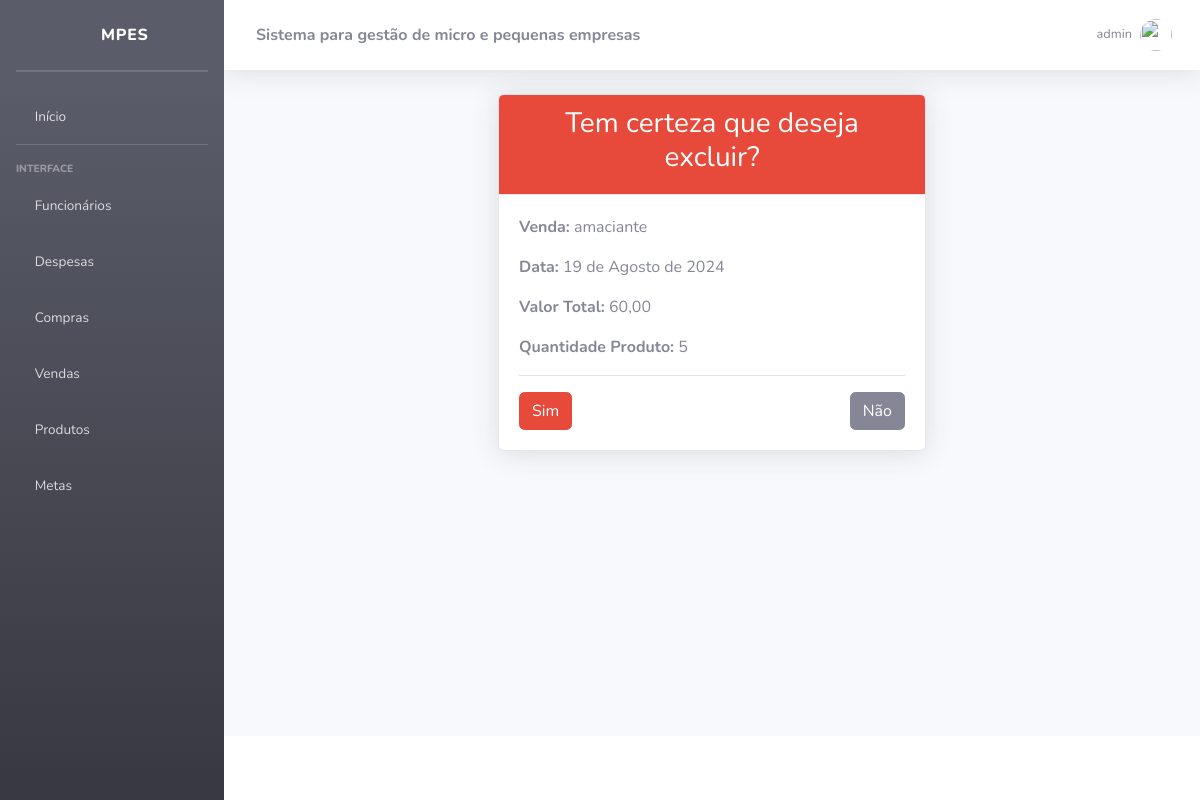
Before: /venda/deletar/confirmar/7 (signed in) with the older database file.
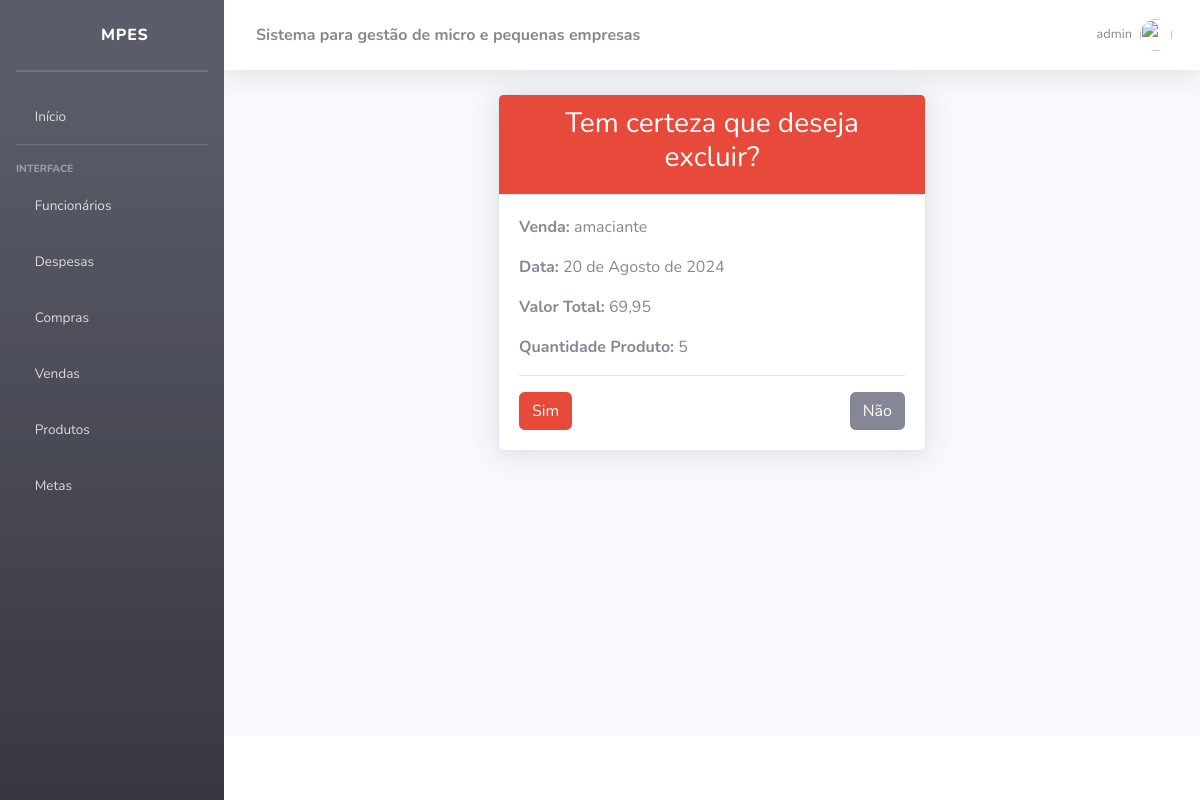
After: the same page with the newer database file.
### venda/models.py (models this page shows, shortened)
class Venda(models.Model):
    produto = models.ForeignKey(Produto, on_delete=models.CASCADE)
    data = models.DateField()
    valorTotal = models.DecimalField(max_digits=10, decimal_places=2)
    quantidadeProduto = models.PositiveIntegerField()

### produtos/models.py (models this page shows)
class Produto(models.Model):
    nome = models.CharField(max_length=100)
    unidadeMedida = models.CharField(max_length=20)
    codDeBarra = models.CharField(max_length=50)
    valorVenda = models.DecimalField(max_digits=10, decimal_places=2, null=True, blank=True)
    valorCompra = models.DecimalField(max_digits=10, decimal_places=2)
    quantidade = models.IntegerField()
    def __str__(self):
        return self.nome

### venda/views.py (the view)
# urls.py: path("deletar/confirmar/<int:id_venda>", views.confirmarExcluir, name="confirmarVenda"),
@group_required('vendedor, administrador')
@login_required
def confirmarExcluir(request,id_venda):
    venda = Venda.objects.get(pk=id_venda)
    return render(request, "venda/confirmarExcluir.html", {'venda': venda})

### MPEs/utils.py (called while the page is built, shortened)
def group_required(groups, login_url=None, raise_exception=False):
    def check_perms(user):
        if user.is_superuser:
            return True
    return user_passes_test(check_perms, login_url=login_url)

### templates/venda/confirmarExcluir.html
{% extends 'base.html' %}
{% block content %}
  <div class="container mt-4">
    <div class="row justify-content-center">
      <div class="col-md-6">
        <div class="card shadow">
          <div class="card-header bg-danger text-white text-center">
            <h3>Tem certeza que deseja excluir?</h3>
          </div>
          <div class="card-body">
            <p>
              <strong>Venda:</strong> {{ venda.produto }}
            </p>
            <p>
              <strong>Data:</strong> {{ venda.data }}
            </p>
            <p>
              <strong>Valor Total:</strong> {{ venda.valorTotal }}
            </p>
            <p>
              <strong>Quantidade Produto:</strong> {{ venda.quantidadeProduto }}
            </p>
            <hr />
            <div class="d-flex justify-content-between">
              <a href="/venda/deletar/{{ venda.id }}" class="btn btn-danger">Sim</a>
              <a href="/venda/" class="btn btn-secondary">Não</a>
            </div>
          </div>
        </div>
      </div>
    </div>
  </div>
{% endblock %}

Changed rows visible on the page:
changed Venda "amaciante": data "19 de Agosto de 2024" → "20 de Agosto de 2024"; valorTotal "60,00" → "69,95"
